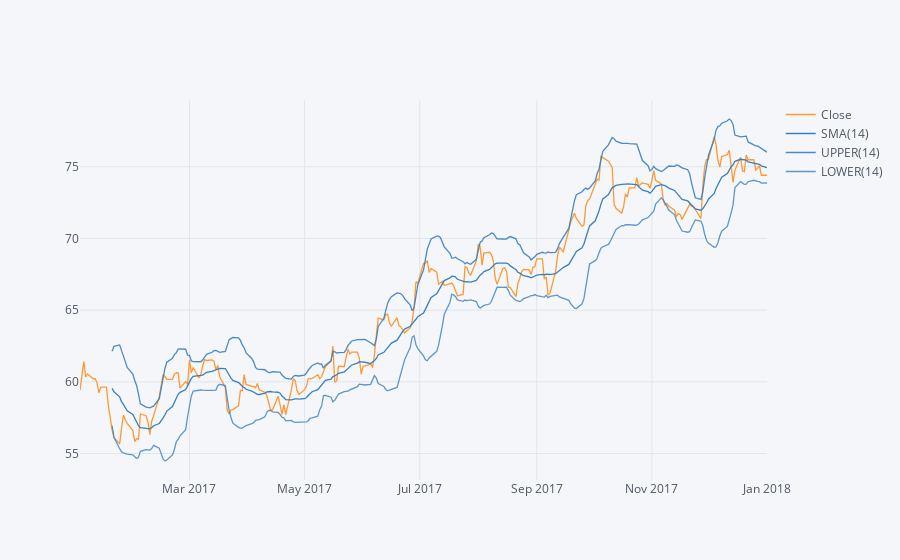

The notebook cell saved with this chart:
### Code cell
df['C']['Close'].loc['2017-01-01':'2018-01-01'].ta_plot(study='boll')

### Figure 1 — Plotly figure (JSON) as saved in the notebook; plotly's stock layout.template omitted (floating-point values rounded to 4 significant figures; data arrays with more than 128 entries replaced by an {"elided": "..."} marker saying what was removed)
{"data": [{"line": {"color": "rgba(255, 153, 51, 1.0)", "dash": "solid", "shape": "linear", "width": 1.3}, "mode": "lines", "name": "Close", "text": "", "type": "scatter", "x": {"elided": "261 str values"}, "y": {"elided": "261 float values"}}, {"line": {"color": "rgba(55, 128, 191, 1.0)", "dash": "solid", "shape": "linear", "width": 1.3}, "mode": "lines", "name": "SMA(14)", "text": "", "type": "scatter", "x": {"elided": "261 str values"}, "y": {"elided": "261 mixed values"}}, {"line": {"color": "rgba(55, 128, 191, 0.8999999999999999)", "dash": "solid", "shape": "linear", "width": 1.3}, "mode": "lines", "name": "UPPER(14)", "text": "", "type": "scatter", "x": {"elided": "261 str values"}, "y": {"elided": "261 mixed values"}}, {"line": {"color": "rgba(55, 128, 191, 0.7999999999999998)", "dash": "solid", "shape": "linear", "width": 1.3}, "mode": "lines", "name": "LOWER(14)", "text": "", "type": "scatter", "x": {"elided": "261 str values"}, "y": {"elided": "261 mixed values"}}], "layout": {"legend": {"bgcolor": "#F5F6F9", "font": {"color": "#4D5663"}}, "paper_bgcolor": "#F5F6F9", "plot_bgcolor": "#F5F6F9", "title": {"font": {"color": "#4D5663"}}, "xaxis": {"gridcolor": "#E1E5ED", "showgrid": true, "tickfont": {"color": "#4D5663"}, "title": {"font": {"color": "#4D5663"}, "text": ""}, "zerolinecolor": "#E1E5ED"}, "yaxis": {"gridcolor": "#E1E5ED", "showgrid": true, "tickfont": {"color": "#4D5663"}, "title": {"font": {"color": "#4D5663"}, "text": ""}, "zerolinecolor": "#E1E5ED"}}}
